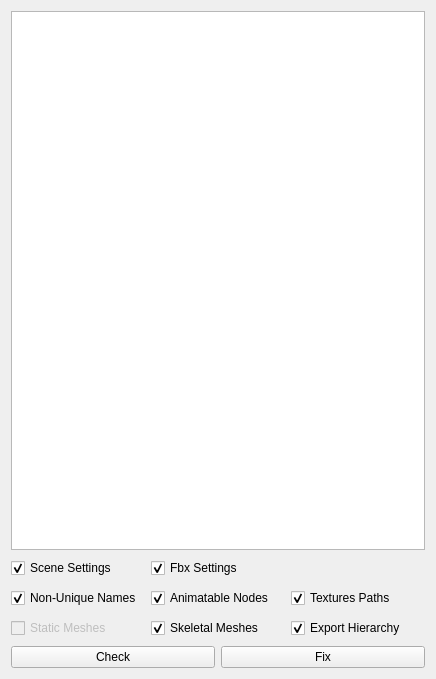
<?xml version="1.0" encoding="UTF-8"?>
<ui version="4.0">
 <class>QPublishTab</class>
 <widget class="QWidget" name="QPublishTab">
  <property name="geometry">
   <rect>
    <x>0</x>
    <y>0</y>
    <width>436</width>
    <height>679</height>
   </rect>
  </property>
  <property name="windowTitle">
   <string>Form</string>
  </property>
  <layout class="QGridLayout" name="gridLayout">
   <item row="3" column="1">
    <widget class="QPushButton" name="fixPushButton">
     <property name="text">
      <string>Fix</string>
     </property>
    </widget>
   </item>
   <item row="3" column="0">
    <widget class="QPushButton" name="checkPushButton">
     <property name="text">
      <string>Check</string>
     </property>
    </widget>
   </item>
   <item row="1" column="0" colspan="2">
    <widget class="QTextEdit" name="logTextEdit">
     <property name="readOnly">
      <bool>true</bool>
     </property>
    </widget>
   </item>
   <item row="2" column="0" colspan="2">
    <widget class="QWidget" name="interopWidget" native="true">
     <layout class="QGridLayout" name="gridLayout_2">
      <property name="leftMargin">
       <number>0</number>
      </property>
      <property name="topMargin">
       <number>0</number>
      </property>
      <property name="rightMargin">
       <number>0</number>
      </property>
      <property name="bottomMargin">
       <number>0</number>
      </property>
      <item row="0" column="1">
       <widget class="QCheckBox" name="fbxSettingsCheckBox">
        <property name="minimumSize">
         <size>
          <width>0</width>
          <height>24</height>
         </size>
        </property>
        <property name="maximumSize">
         <size>
          <width>16777215</width>
          <height>24</height>
         </size>
        </property>
        <property name="text">
         <string>Fbx Settings</string>
        </property>
        <property name="checked">
         <bool>true</bool>
        </property>
       </widget>
      </item>
      <item row="2" column="2">
       <widget class="QCheckBox" name="exportHierarchyCheckBox">
        <property name="minimumSize">
         <size>
          <width>0</width>
          <height>24</height>
         </size>
        </property>
        <property name="maximumSize">
         <size>
          <width>16777215</width>
          <height>24</height>
         </size>
        </property>
        <property name="text">
         <string>Export Hierarchy</string>
        </property>
        <property name="checked">
         <bool>true</bool>
        </property>
       </widget>
      </item>
      <item row="2" column="1">
       <widget class="QCheckBox" name="skeletalMeshesCheckBox">
        <property name="minimumSize">
         <size>
          <width>0</width>
          <height>24</height>
         </size>
        </property>
        <property name="maximumSize">
         <size>
          <width>16777215</width>
          <height>24</height>
         </size>
        </property>
        <property name="text">
         <string>Skeletal Meshes</string>
        </property>
        <property name="checked">
         <bool>true</bool>
        </property>
       </widget>
      </item>
      <item row="0" column="0">
       <widget class="QCheckBox" name="sceneSettingsCheckBox">
        <property name="minimumSize">
         <size>
          <width>0</width>
          <height>24</height>
         </size>
        </property>
        <property name="maximumSize">
         <size>
          <width>16777215</width>
          <height>24</height>
         </size>
        </property>
        <property name="text">
         <string>Scene Settings</string>
        </property>
        <property name="checked">
         <bool>true</bool>
        </property>
       </widget>
      </item>
      <item row="1" column="0">
       <widget class="QCheckBox" name="nonUniqueNamesCheckBox">
        <property name="sizePolicy">
         <sizepolicy hsizetype="Minimum" vsizetype="Fixed">
          <horstretch>0</horstretch>
          <verstretch>0</verstretch>
         </sizepolicy>
        </property>
        <property name="minimumSize">
         <size>
          <width>0</width>
          <height>24</height>
         </size>
        </property>
        <property name="maximumSize">
         <size>
          <width>16777215</width>
          <height>24</height>
         </size>
        </property>
        <property name="text">
         <string>Non-Unique Names</string>
        </property>
        <property name="checked">
         <bool>true</bool>
        </property>
       </widget>
      </item>
      <item row="1" column="1">
       <widget class="QCheckBox" name="animatableNodesCheckBox">
        <property name="minimumSize">
         <size>
          <width>0</width>
          <height>24</height>
         </size>
        </property>
        <property name="maximumSize">
         <size>
          <width>16777215</width>
          <height>24</height>
         </size>
        </property>
        <property name="text">
         <string>Animatable Nodes</string>
        </property>
        <property name="checked">
         <bool>true</bool>
        </property>
       </widget>
      </item>
      <item row="2" column="0">
       <widget class="QCheckBox" name="staticMeshesCheckBox">
        <property name="enabled">
         <bool>false</bool>
        </property>
        <property name="sizePolicy">
         <sizepolicy hsizetype="Minimum" vsizetype="Fixed">
          <horstretch>0</horstretch>
          <verstretch>0</verstretch>
         </sizepolicy>
        </property>
        <property name="minimumSize">
         <size>
          <width>0</width>
          <height>24</height>
         </size>
        </property>
        <property name="maximumSize">
         <size>
          <width>16777215</width>
          <height>24</height>
         </size>
        </property>
        <property name="text">
         <string>Static Meshes</string>
        </property>
        <property name="checked">
         <bool>false</bool>
        </property>
       </widget>
      </item>
      <item row="1" column="2">
       <widget class="QCheckBox" name="texturePathsCheckBox">
        <property name="minimumSize">
         <size>
          <width>0</width>
          <height>24</height>
         </size>
        </property>
        <property name="maximumSize">
         <size>
          <width>16777215</width>
          <height>24</height>
         </size>
        </property>
        <property name="text">
         <string>Textures Paths</string>
        </property>
        <property name="checked">
         <bool>true</bool>
        </property>
       </widget>
      </item>
     </layout>
    </widget>
   </item>
  </layout>
 </widget>
 <resources/>
 <connections/>
</ui>
